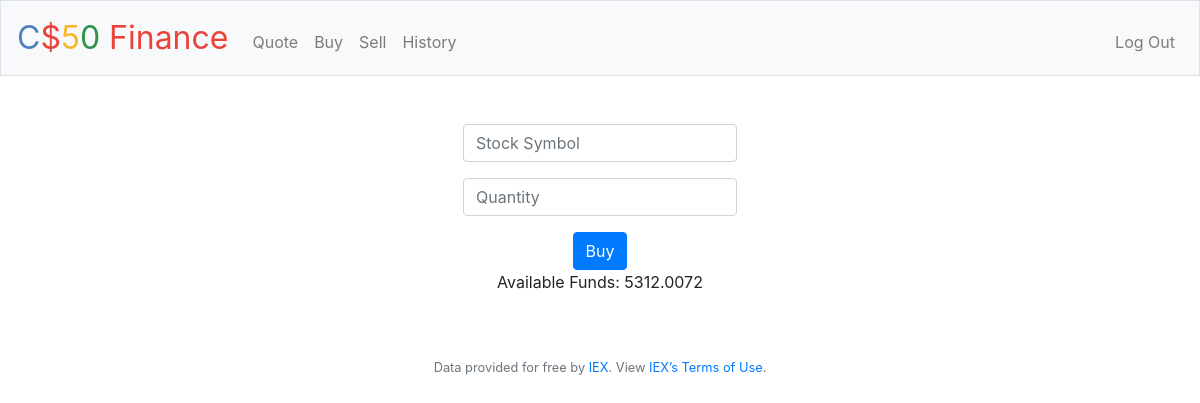
The page /buy (signed in) on the database as committed earlier.
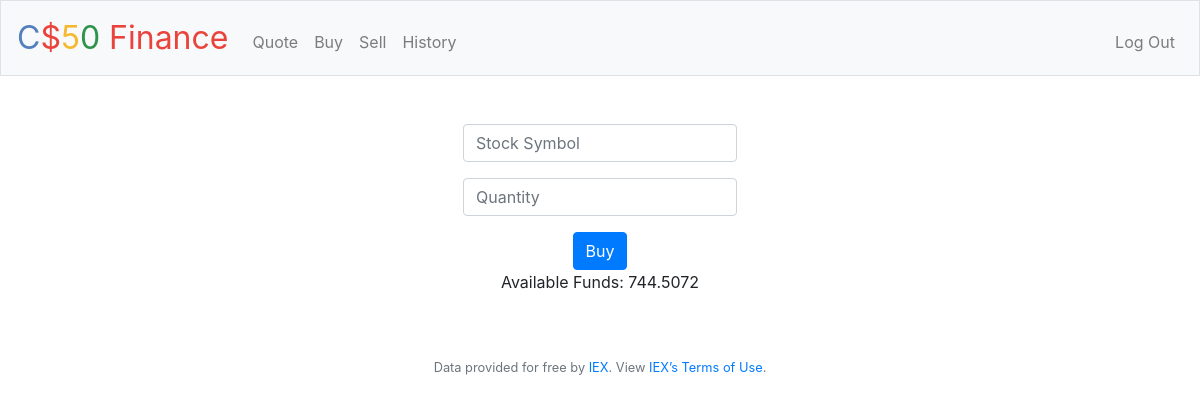
The same page on the database as committed later.
### tables this page shows
CREATE TABLE 'users' ('id' INTEGER PRIMARY KEY AUTOINCREMENT NOT NULL, 'username' TEXT NOT NULL, 'hash' TEXT NOT NULL, 'cash' NUMERIC NOT NULL DEFAULT 10000.00 );

### application.py (the view, shortened to what this page needs)
@app.route("/buy", methods=["GET", "POST"])
@login_required
def buy():
    rows = db.execute("SELECT * FROM users WHERE id = :id",
                          id = session["user_id"])
    if request.method == "GET":
        return render_template("buy.html", funds = rows[0]["cash"])

### application.py (called while the page is built)
@app.after_request
def after_request(response):
    response.headers["Cache-Control"] = "no-cache, no-store, must-revalidate"
    response.headers["Expires"] = 0
    response.headers["Pragma"] = "no-cache"
    return response

### helpers.py (called while the page is built)
def login_required(f):
    @wraps(f)
    def decorated_function(*args, **kwargs):
        if session.get("user_id") is None:
            return redirect("/login")
        return f(*args, **kwargs)
    return decorated_function

### templates/buy.html (shortened to what this page needs)
{% extends "layout.html" %}
{% block main %}
<form action="/buy" method="post">
    <div class="form-group">
            <input autocomplete="off" autofocus class="form-control" name="stksymbol" placeholder="Stock Symbol" type="text">
        </div>
        <div class="form-group">
            <input class="form-control" name="numshares" placeholder="Quantity" type="number">
        </div>
        <button class="btn btn-primary" type="submit">Buy</button>
</form>
<p>
    Available Funds: {{funds}}
</p>
{% endblock %}

Rows that differ between the two databases and show on the page:
changed users: cash "5312.0072" → "744.5072"
